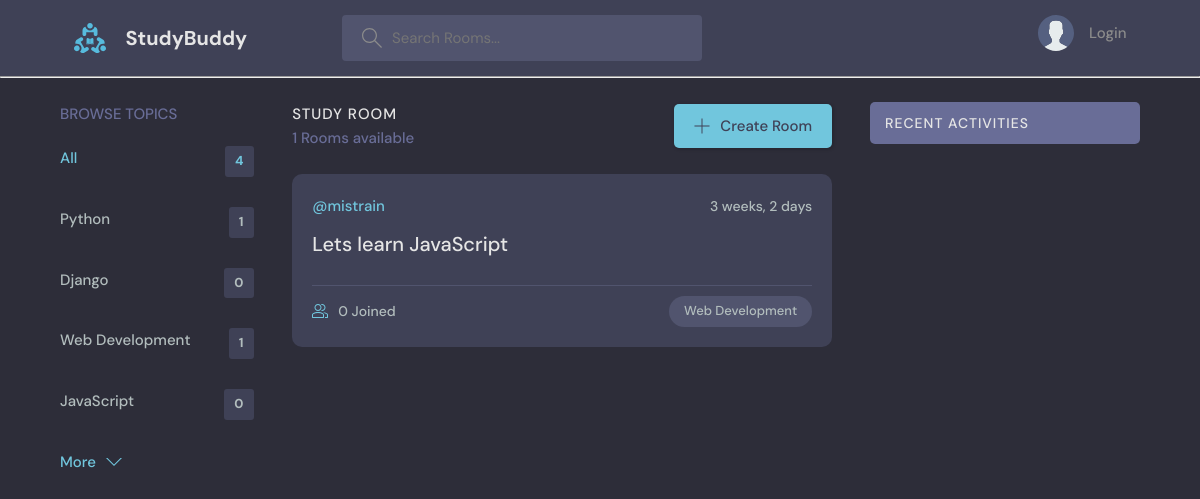
Before: /?q=JavaScript with the older database file.
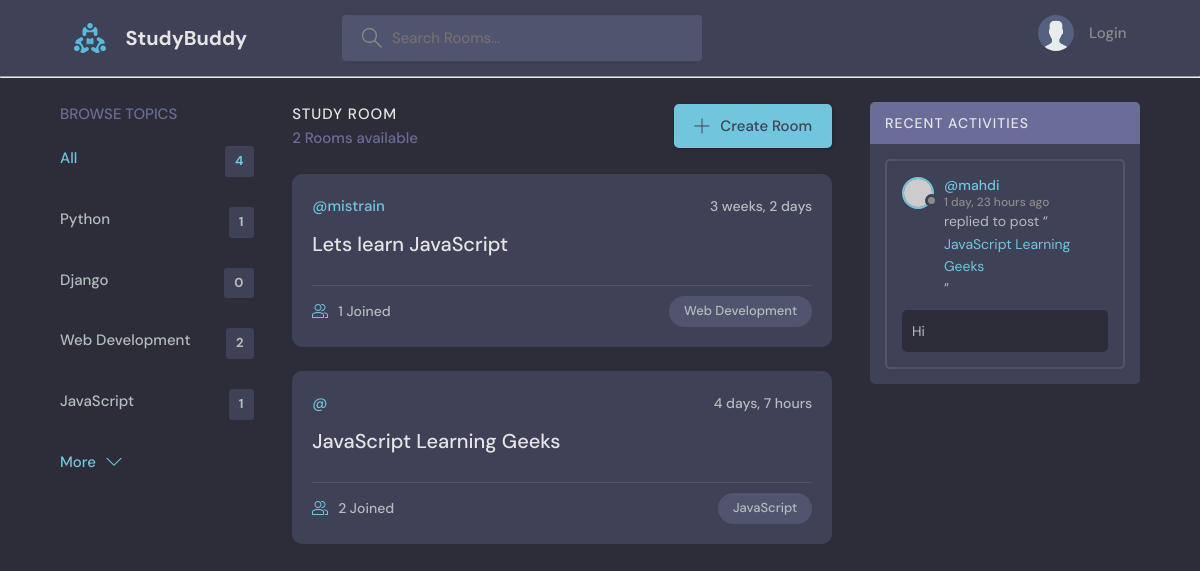
After: the same page with the newer database file.
### base/models.py (models this page shows, shortened)
class Topic(models.Model):
    name = models.CharField(max_length=200)

class Room(models.Model):
    host = models.ForeignKey(User, on_delete=models.SET_NULL, null=True)
    topic = models.ForeignKey(Topic, on_delete=models.SET_NULL, null=True)
    name = models.CharField(max_length=200)
    description = models.TextField(null=True)
    participants = models.ManyToManyField(User, related_name='participants', blank=True)
    updated = models.DateTimeField(auto_now=True)
    created = models.DateTimeField(auto_now_add=True)
    class Meta:
        ordering = ['-updated', '-created']
    def __str__(self):
        return self.name

class Message(models.Model):
    user = models.ForeignKey(User, on_delete=models.CASCADE)
    room = models.ForeignKey(Room, on_delete=models.CASCADE)
    body = models.TextField()
    updated = models.DateTimeField(auto_now=True)
    created = models.DateTimeField(auto_now_add=True)
    class Meta:
        ordering = ['-updated', '-created']

### base/views.py (the view)
# urls.py: path('', views.home, name="home"),
def home(request):
    q = request.GET.get('q') if request.GET.get('q') != None else ''
    rooms = Room.objects.filter(
        Q(topic__name__icontains=q) |
        Q(name__icontains=q) |
        Q(description__icontains=q)
    )
    topics = Topic.objects.all()[0:5]
    room_count = rooms.count()
    room_messages = Message.objects.filter(Q(room__topic__name__icontains=q))
    context = {'rooms': rooms, 'topics': topics,
               'room_count': room_count, 'room_messages': room_messages}
    return render(request, 'base/home.html', context)

### base/templates/base/home.html (shortened to what this page needs)
{% extends 'main.html' %}
{% block content %}
<main class="layout layout--3">
  <div class="container">
      {% include "base/topics_component.html" %}
    <div class="roomList">
      <div class="roomList__header">
        <div>
          <h2>Study Room</h2>
          <p>{{room_count}} Rooms available</p>
        </div>
        <a class="btn btn--main" href="{% url 'create-room' %}">
          <svg version="1.1" xmlns="http://www.w3.org/2000/svg" width="32" height="32" viewBox="0 0 32 32">
            <title>add</title>
            <path
              d="M16.943 0.943h-1.885v14.115h-14.115v1.885h14.115v14.115h1.885v-14.115h14.115v-1.885h-14.115v-14.115z"
            ></path>
          </svg>
          Create Room
        </a>
      </div>
      {% include "base/feed_component.html" %}
    </div>
      {% include "base/activity_component.html" %}
    </div>
</main>
{% endblock content %}

### base/templates/base/topics_component.html
<div class="topics">
  <div class="topics__header">
    <h2>Browse Topics</h2>
  </div>
  <ul class="topics__list">
    <li>
      <a href="{% url 'home' %}" class="active">All <span>{{topics.count}}</span></a>
    </li>
    {% for topic in topics %}
    <li>
      <a href="{% url 'home' %}?q={{topic.name}}">{{topic.name}}<span>{{topic.room_set.all.count}}</span></a>
    </li>
    {% endfor %}
  </ul>
  <a class="btn btn--link" href="{% url 'topics' %}">
    More
    <svg version="1.1" xmlns="http://www.w3.org/2000/svg" width="32" height="32" viewBox="0 0 32 32">
      <title>chevron-down</title>
      <path d="M16 21l-13-13h-3l16 16 16-16h-3l-13 13z"></path>
    </svg>
  </a>
</div>

### base/templates/base/feed_component.html (shortened to what this page needs)
{% for room in rooms %}
<div class="roomListRoom">
    <div class="roomListRoom__header">
      <a href="{% url 'user-profile' room.host.id %}" class="roomListRoom__author">
        <span>@{{room.host.username}}</span>
      </a>
      <div class="roomListRoom__actions">
        <span>{{room.created|timesince}}</span>
      </div>
    </div>
    <div class="roomListRoom__content">
      <a href="{% url 'room' room.id %}">{{room.name}}</a>
    </div>
    <div class="roomListRoom__meta">
      <a href="{% url 'room' room.id %}" class="roomListRoom__joined">
        {{room.participants.all.count}} Joined
      </a>
      <p class="roomListRoom__topic">{{room.topic.name}}</p>
    </div>
  </div>
{% endfor %}

### base/templates/base/activity_component.html (shortened to what this page needs)
<div class="activities">
  <div class="activities__header">
    <h2>Recent Activities</h2>
  </div>
  {% for message in room_messages %}
  <div class="activities__box">
    <div class="activities__boxHeader roomListRoom__header">
      <a href="{% url 'user-profile' message.user.id %}" class="roomListRoom__author">
        <div class="avatar avatar--small">
          <img src="https://randomuser.me/api/portraits/women/11.jpg" />
        </div>
        <p>
          @{{message.user}}
          <span>{{message.created|timesince}} ago</span>
        </p>
      </a>
    </div>
    <div class="activities__boxContent">
      <p>replied to post “<a href="{% url 'room' message.room.id %}">{{ message.room }}</a>”</p>
      <div class="activities__boxRoomContent">{{message.body}}</div>
    </div>
  </div>
  {% endfor %}
</div>

Changed rows visible on the page:
computed for Topic "Web Development": room_set.all.count "1" → "2"
computed for Topic "JavaScript": room_set.all.count "0" → "1"
changed Room "Lets learn JavaScript": participants.all.count "0" → "1"
added Room: created "4 days, 7 hours", name "JavaScript Learning Geeks", participants.all.count "2", topic.name "JavaScript"
added Message: user "mahdi", created "1 day, 23 hours", room "JavaScript Learning Geeks", body "Hi"
Other visible differences:
{{ room_count }}: "1" → "2"
